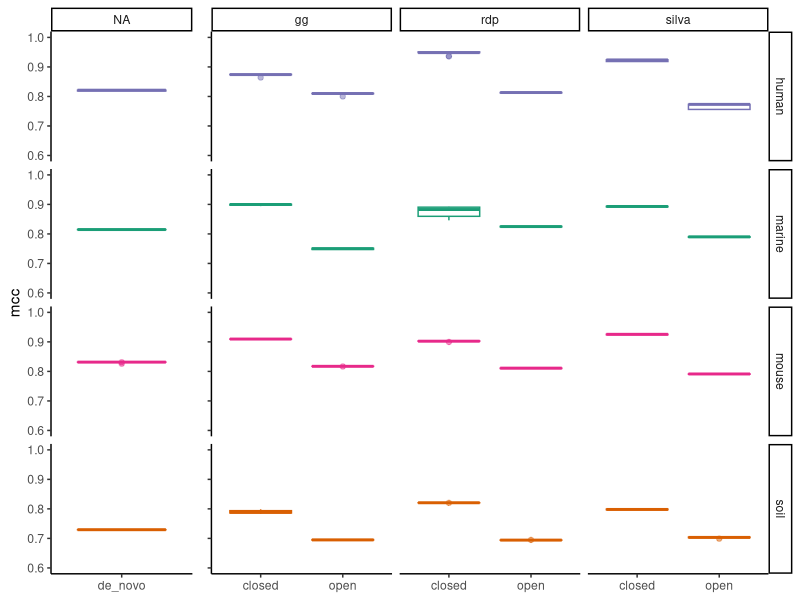
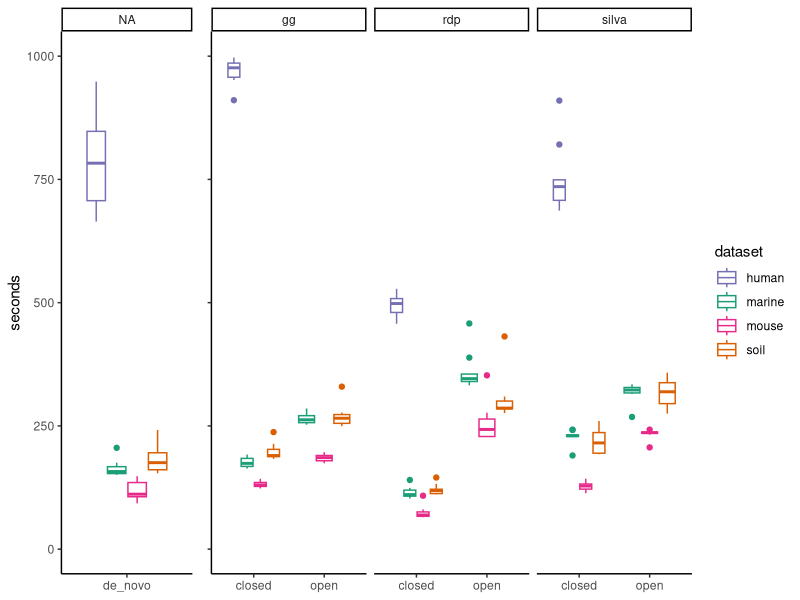
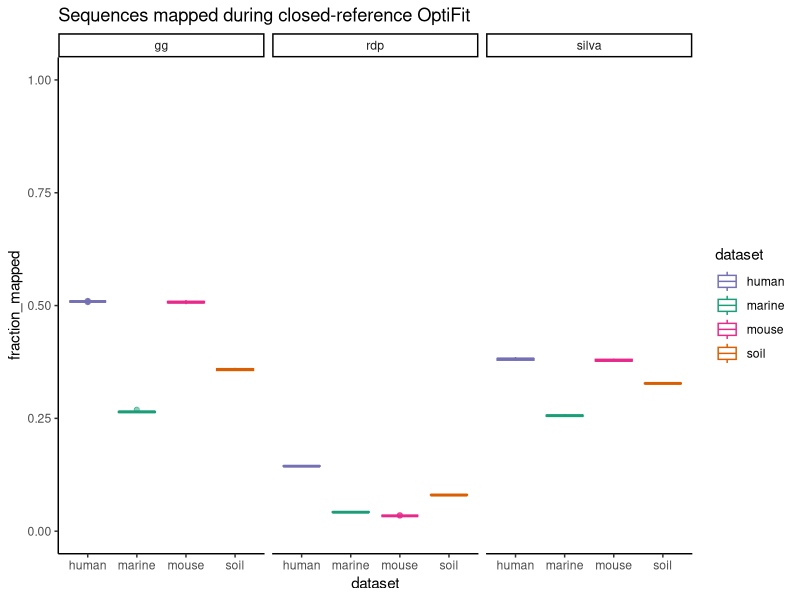

The R script that drew these images, in order:
## ---- chunk 1
knitr::opts_chunk$set(echo = TRUE,
                      message = FALSE,
                      fig.path = "figures/"
                      )
## ---- chunk 2
library(cowplot)
library(here)
library(knitr)
library(tidyverse)
theme_set(theme_classic())
color_palette <- RColorBrewer::brewer.pal(4, "Dark2")
dataset_colors <- c(
  human = color_palette[[3]],
  marine = color_palette[[1]],
  mouse = color_palette[[4]],
  soil = color_palette[[2]]
)
## ---- chunk 3
relevel_method <- function(df) {
  df %>%
    mutate(method = fct_relevel(method, c("open", "closed", "de_novo")))
}
plot_box_mcc <- function(df) {
  df %>%
    group_by(dataset, method) %>%
    ggplot(aes(x = method, y = mcc, color = dataset)) +
    geom_boxplot(alpha = 0.5) +
    scale_color_manual(values = dataset_colors) +
    ylim(0.6, 1) +
    facet_grid(dataset ~ ref) +
    theme(legend.position = "None",
          axis.title.x = element_blank())
}
plot_box_time <- function(df) {
  df %>%
    group_by(dataset, method) %>%
    ggplot(aes(x = method, y = s, color = dataset)) +
    geom_boxplot() +
    scale_color_manual(values = dataset_colors) +
    ylim(0, 1000) +
    facet_wrap("ref") +
    labs(y = 'seconds') +
    theme(axis.title.x = element_blank())
}
## ---- chunk 4
sensspec_fit <-
  read_tsv(here('subworkflows/2_fit_reference_db/results/sensspec.tsv')) 
sensspec_clust <- read_tsv(here('subworkflows/1_prep_samples/results/sensspec.tsv'))
#sensspec <- bind_rows(sensspec_fit, sensspec_clust) 

mcc_plot_fit <- sensspec_fit %>% 
  plot_box_mcc() +
  theme(axis.text.y = element_blank(),
        axis.title.y = element_blank())
mcc_plot_clust <- sensspec_clust %>% 
  plot_box_mcc() + 
  theme(strip.background.y = element_blank(),
        strip.text.y = element_blank())
  
plot_grid(mcc_plot_clust, mcc_plot_fit, 
          align = "h", rel_widths = c(1,3))
## ---- chunk 5
benchmarks_fit <-
  read_tsv(here('subworkflows/2_fit_reference_db/results/benchmarks.tsv'))
benchmarks_clust <- read_tsv(here('subworkflows/1_prep_samples/results/benchmarks.tsv'))

time_plot_fit <- benchmarks_fit %>% 
  plot_box_time() +
  theme(axis.text.y = element_blank(),
        axis.title.y = element_blank())
time_plot_clust <- benchmarks_clust %>% 
  plot_box_time() +
  theme(legend.position = "None")

plot_grid(time_plot_clust, time_plot_fit,
          align = "h", rel_widths = c(1,3))
## ---- chunk 6
dataset_sizes <-
  read_tsv(here('subworkflows/1_prep_samples/results/dataset_sizes.tsv'))
kable(dataset_sizes)
## ---- chunk 7
ref_sizes <-
  read_tsv(here('subworkflows/2_fit_reference_db/results/ref_sizes.tsv'))
kable(ref_sizes)
## ---- chunk 8
fractions <- read_tsv(here('subworkflows/2_fit_reference_db/results/fraction_reads_mapped.tsv'))
fractions %>% 
  ggplot(aes(x=dataset, y=fraction_mapped, color=dataset)) +
  geom_boxplot(alpha = 0.5) +
  scale_color_manual(values = dataset_colors) +
  facet_wrap("ref") +
  ylim(0, 1) +
  labs(title="Sequences mapped during closed-reference OptiFit")
